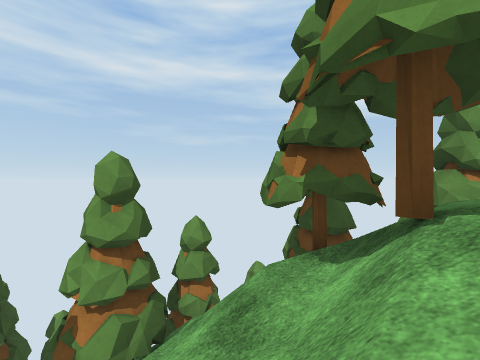
[1] (above)

19 first-person views from a walk through a scene from a Unity 3-D project. The camera is 1.2 m above the floor, looks level and sees 90° across. The floor is counted in squares, 2 m on a side. Each view is taken from the middle of a square. On the plan, view 1 faces up. The plan holds only what a view shows up to about 9 squares ahead; the rest is blank. The place goes on beyond the plan. Some trees and plants on the terrain are drawn as simple stand-ins. The player character is not drawn. Some animated figures are not drawn. Surface patterns are stand-ins for the level's own textures.

[2]
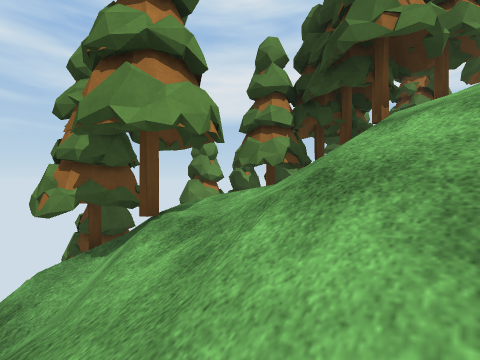

[3]
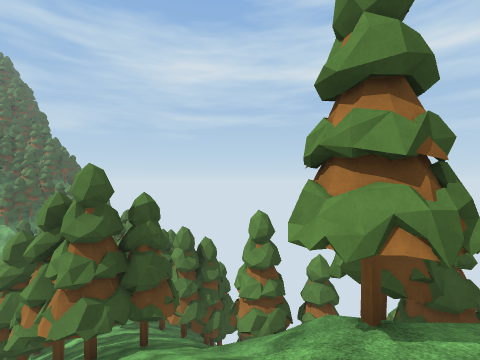

[4]
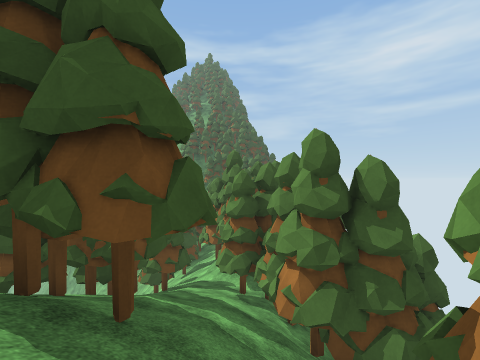

[5]
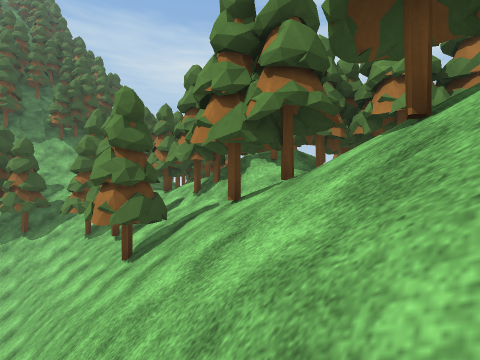

[6]
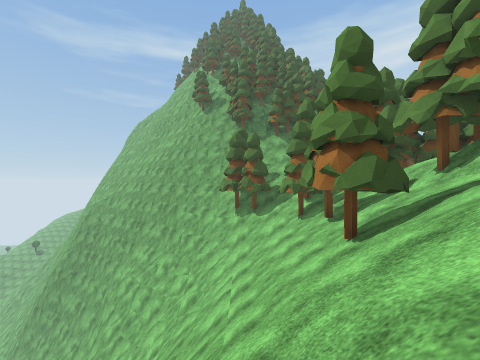

[7]
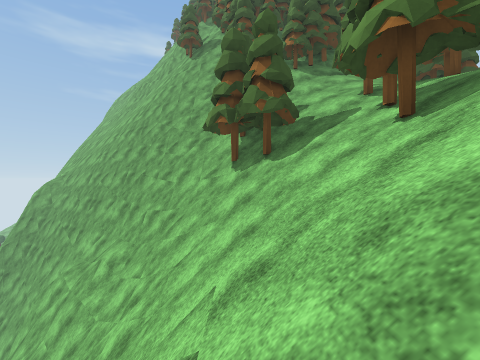

[8]
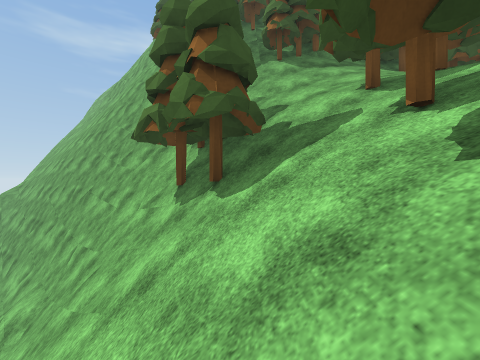

[9]
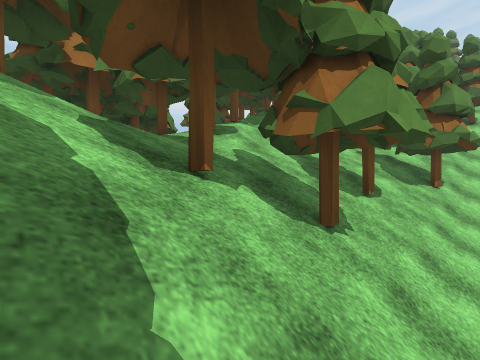

[10]
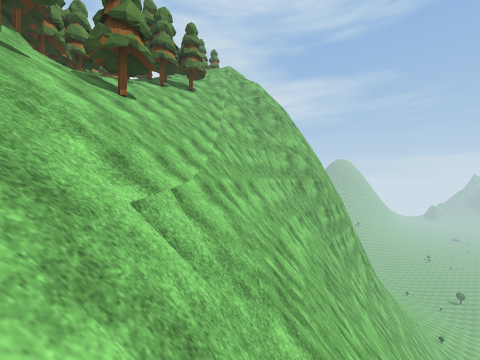

[11]
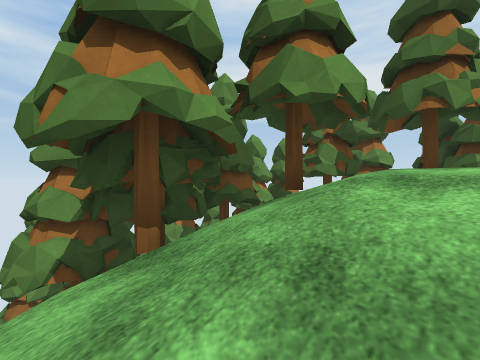

[12]
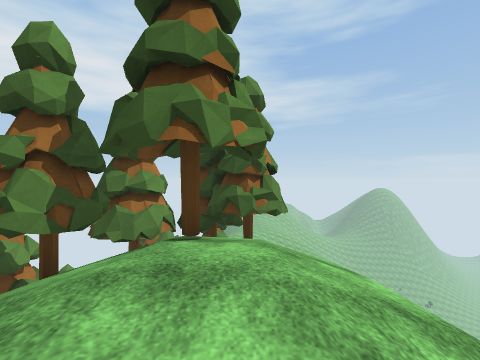

[13]
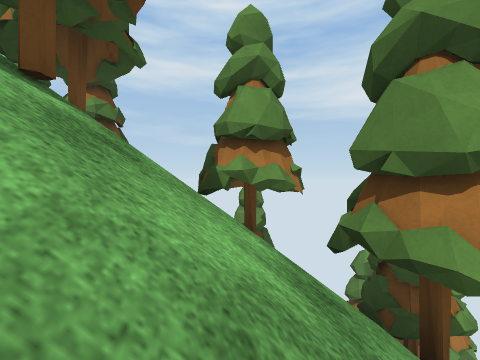

[14]
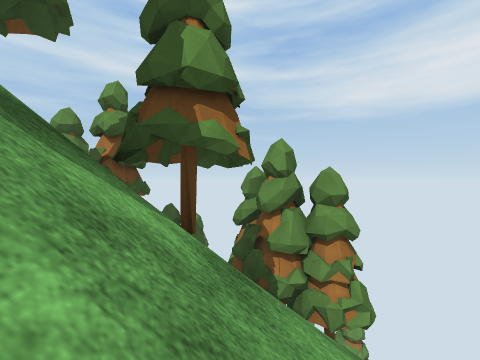

[15]
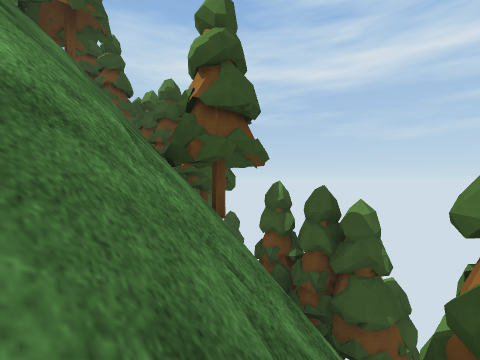

[16]
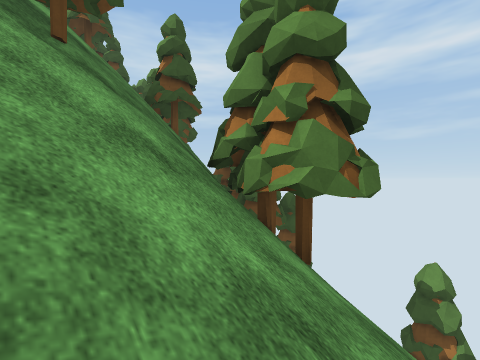

[17]
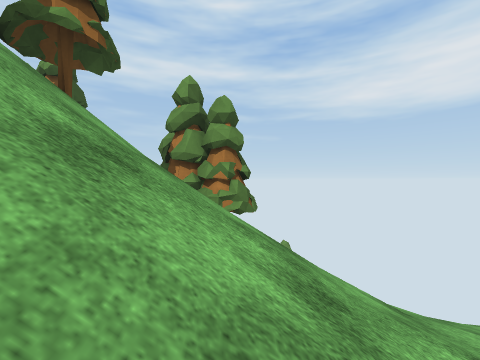

[18]
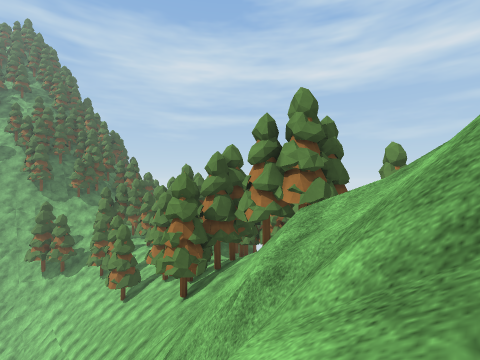

[19]
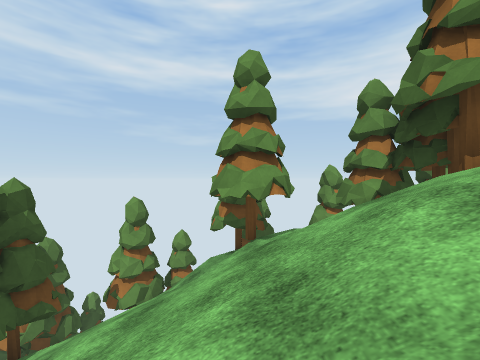

### Floor plan
Key: @ floor where view 1 was taken; # wall or solid block; x gap in a wall; . main floor; - floor 1.5 m lower than the main floor; : floor 1.75 m higher than the main floor; _ floor 3 m lower than the main floor; + floor 3.25 m higher than the main floor; * floor 6.5 m higher than the main floor; % floor 9.75 m higher than the main floor; & floor 11.25 m higher than the main floor; / step, stairs or slope; = window, fence, low wall or low ledge; v drop or lower ground; T pine tree; O other object.
Columns run from 23 left of view 1 to 18 right of it. Each row starts with its distance up from view 1.
  6             T OOOTT                  T  TT
  5   T       TTT OO TTT  T TT O T       T   T
  4  TT   TTTTTTTOTO -TT TT TTTTTTT  TTTT TT
  3  TT TTTTTTTTO OTTTTTxT#TTTTTTTTTT  TTv#T//
  2   T.TTTTTTTTOTTTTTT:+x///TTT*TTTTTvv:vTTT/
  1 ##:..TT_TT_TT# TT.TTTT//// TTT    /T+T////
  0 ##:..TTTTTT///TTTTTTTT/@///TT%TTTT TTT////
 -1 ##..-_T/TTT/TT/T/TT/  //////TTT%%T//T/////
 -2    OTT////////////T/  //////&&T%TT/// ////
 -3    OT#///////////////////    ///   /    /
 -4   v##v=/=vvvvvvvv   vvv/
 -5  vv#vvvvvvvvvvvvv      /
 -6 vvvvvvvvvvvvvvvvv
 -7 vvvvvvvvv   vvvvv
 -8 vvvvvv          v
 -9 vvvvvv
-10 vv

Where each view was taken, in squares from view 1:
view 1: 0 up, 0 right, facing up
view 2: 1 down, 0 right, facing up-right
view 3: 1 down, 2 right, facing up-left
view 4: 2 up, 1 left, facing left
view 5: 3 down, 6 left, facing up-left
view 6: 3 down, 7 left, facing left
view 7: 3 down, 12 left, facing left
view 8: 2 down, 14 left, facing left
view 9: 2 down, 17 left, facing up-right
view 10: 4 down, 16 left, facing right
view 11: 2 down, 3 right, facing up-right
view 12: 2 down, 5 right, facing right
view 13: 3 down, 12 right, facing up
view 14: 2 down, 15 right, facing up
view 15: 1 up, 15 right, facing up-left
view 16: 0 up, 18 right, facing up-left
view 17: 3 down, 17 right, facing up
view 18: 5 down, 0 right, facing up-left
view 19: 3 down, 1 right, facing up
